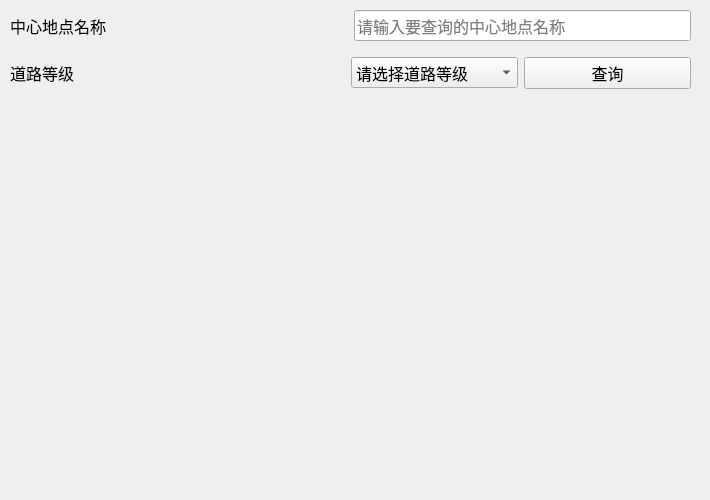
           <widget class="QWidget" name="aroundRoadtrafficSituationPage">
            <widget class="QWidget" name="verticalLayoutWidget_5">
             <property name="geometry">
              <rect>
               <x>0</x>
               <y>10</y>
               <width>701</width>
               <height>481</height>
              </rect>
             </property>
             <layout class="QVBoxLayout" name="trafficSituationAroundRoadVertical1">
              <item>
               <layout class="QHBoxLayout" name="trafficSituationAroundRoadHorziontal1" stretch="1,1">
                <property name="leftMargin">
                 <number>10</number>
                </property>
                <property name="rightMargin">
                 <number>10</number>
                </property>
                <property name="bottomMargin">
                 <number>10</number>
                </property>
                <item>
                 <widget class="QLabel" name="trafficAroundRoadSearchPositionNameLabel">
                  <property name="font">
                   <font>
                    <family>微软雅黑 Light</family>
                    <pointsize>12</pointsize>
                   </font>
                  </property>
                  <property name="text">
                   <string>中心地点名称</string>
                  </property>
                 </widget>
                </item>
                <item>
                 <widget class="QLineEdit" name="trafficAroundRoadSearchPositionNameLineEdit">
                  <property name="font">
                   <font>
                    <family>微软雅黑 Light</family>
                    <pointsize>12</pointsize>
                   </font>
                  </property>
                  <property name="text">
                   <string/>
                  </property>
                  <property name="placeholderText">
                   <string>请输入要查询的中心地点名称</string>
                  </property>
                 </widget>
                </item>
               </layout>
              </item>
              <item>
               <layout class="QHBoxLayout" name="trafficSituationAroundRoadHorziontal2" stretch="2,1,1">
                <property name="leftMargin">
                 <number>10</number>
                </property>
                <property name="rightMargin">
                 <number>10</number>
                </property>
                <property name="bottomMargin">
                 <number>10</number>
                </property>
                <item>
                 <widget class="QLabel" name="trafficAroundRoadLevelLabel">
                  <property name="font">
                   <font>
                    <family>微软雅黑 Light</family>
                    <pointsize>12</pointsize>
                   </font>
                  </property>
                  <property name="text">
                   <string>道路等级</string>
                  </property>
                 </widget>
                </item>
                <item>
                 <widget class="QComboBox" name="trafficAroundRoadLevelComboBox">
                  <property name="font">
                   <font>
                    <family>微软雅黑 Light</family>
                    <pointsize>12</pointsize>
                   </font>
                  </property>
                  <item>
                   <property name="text">
                    <string>请选择道路等级</string>
                   </property>
                  </item>
                  <item>
                   <property name="text">
                    <string>全部驾车道路</string>
                   </property>
                  </item>
                  <item>
                   <property name="text">
                    <string>高速路</string>
                   </property>
                  </item>
                  <item>
                   <property name="text">
                    <string>环路及快速路</string>
                   </property>
                  </item>
                  <item>
                   <property name="text">
                    <string>主干路</string>
                   </property>
                  </item>
                  <item>
                   <property name="text">
                    <string>次干路</string>
                   </property>
                  </item>
                  <item>
                   <property name="text">
                    <string>支干路</string>
                   </property>
                  </item>
                 </widget>
                </item>
                <item>
                 <widget class="QPushButton" name="trafficAroundRoadLevelSearchButton">
                  <property name="font">
                   <font>
                    <family>微软雅黑 Light</family>
                    <pointsize>12</pointsize>
                   </font>
                  </property>
                  <property name="text">
                   <string>查询</string>
                  </property>
                 </widget>
                </item>
               </layout>
              </item>
              <item>
               <layout class="QHBoxLayout" name="trafficSituationAroundRoadHorziontal3" stretch="2,1">
                <property name="leftMargin">
                 <number>10</number>
                </property>
                <property name="rightMargin">
                 <number>10</number>
                </property>
                <item>
                 <widget class="QGraphicsView" name="trafficAroundRoadPhotoView">
                  <property name="font">
                   <font>
                    <family>微软雅黑 Light</family>
                    <pointsize>12</pointsize>
                   </font>
                  </property>
                  <property name="styleSheet">
                   <string notr="true">QGraphicsView{
    color: Black;
    background: #F0F0F0;
    NoFrame;
}</string>
                  </property>
                  <property name="frameShape">
                   <enum>QFrame::NoFrame</enum>
                  </property>
                 </widget>
                </item>
                <item>
                 <widget class="QTextEdit" name="trafficAroundRoadTextEdit">
                  <property name="font">
                   <font>
                    <family>微软雅黑 Light</family>
                    <pointsize>12</pointsize>
                   </font>
                  </property>
                  <property name="styleSheet">
                   <string notr="true">QTextEdit{
    color: Black;
    background: #F0F0F0;
    NoFrame;
}</string>
                  </property>
                  <property name="frameShape">
                   <enum>QFrame::NoFrame</enum>
                  </property>
                 </widget>
                </item>
               </layout>
              </item>
             </layout>
            </widget>
           </widget>
